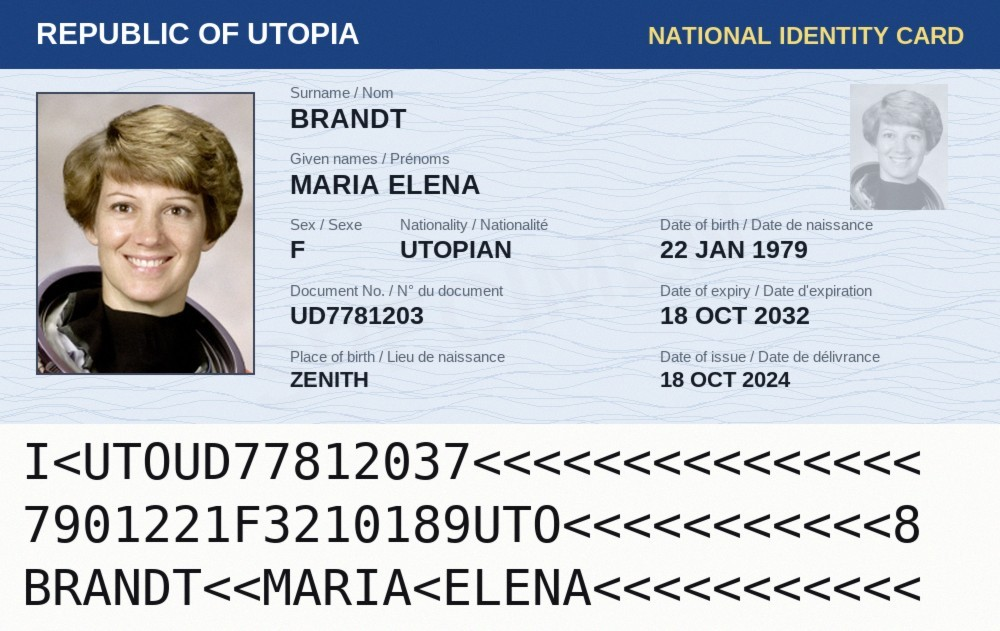
#> input picture data/samples/alias_identity/id_card.jpg, 1000 x 631 px
$ python -i render.py   (imports and definitions only)
#> lines starting #> are read from the running program, lines starting #| are printed output that depends on the picture
#> further down, picture is the input picture: PIL image 1000x631 RGB; mean R, G, B 191.4, 197.7, 206.8
"""Specimen document renderer.

Everything produced here is fictional: the issuing state is "Utopia" (ICAO
code UTO, the specimen state used in ICAO Doc 9303), every page carries a
SPECIMEN marking and all personal data is invented.
"""
from __future__ import annotations

import math
from dataclasses import dataclass, field
from datetime import date
from pathlib import Path

import cv2
import numpy as np
from PIL import Image, ImageDraw, ImageFilter, ImageFont

from docscreen.modules import mrz as M

ROOT = Path(__file__).resolve().parents[2]
FONT_DIR = ROOT / "assets" / "fonts"
MONTHS = ["JAN", "FEB", "MAR", "APR", "MAY", "JUN", "JUL", "AUG", "SEP", "OCT", "NOV", "DEC"]


def font(name: str, size: int) -> ImageFont.FreeTypeFont:
    return ImageFont.truetype(str(FONT_DIR / name), size)


SANS, SANSB = "LiberationSans-Regular.ttf", "LiberationSans-Bold.ttf"
SERIFB = "LiberationSerif-Bold.ttf"
MONO, MONOB = "DejaVuSansMono.ttf", "DejaVuSansMono-Bold.ttf"
ALT_SANSB = "DejaVuSans-Bold.ttf"  # used by the "forger" - a different font


def fmt_date(d: date) -> str:
    return f"{d.day:02d} {MONTHS[d.month - 1]} {d.year}"


@dataclass
class Person:
    key: str
    surname: str
    given: str
    sex: str
    dob: date
    birthplace: str
    nationality: str = "UTO"
    passport_no: str = ""
    id_no: str = ""
    licence_no: str = ""
    permit_no: str = ""
    address: str = ""
    face_index: int = 0

    @property
    def full_name(self) -> str:
        return f"{self.given} {self.surname}"


@dataclass
class Layout:
    """Pixel boxes (x, y, w, h) of the editable fields, used by the forger."""
    boxes: dict = field(default_factory=dict)


# ---------------------------------------------------------------------------
# primitives
# ---------------------------------------------------------------------------
# [12 lines left out: function guilloche, not called in this run]


def text(d, xy, s, f, fill=(22, 28, 38), anchor="la"):
    d.text(xy, s, font=f, fill=fill, anchor=anchor)


# [6 lines left out: function label_value, not called in this run]


def specimen_mark(img: Image.Image, strength=34, text_="SPECIMEN") -> Image.Image:
#> called with strength = 34, text_ = 'SPECIMEN'
    w, h = img.size
#> w = 1000; h = 631
    ov = Image.new("RGBA", (w, h), (0, 0, 0, 0))
#> ov: PIL image 1000x631 RGBA; every value is 0
    d = ImageDraw.Draw(ov)
    f = font(SANSB, int(h * 0.16))
    tw = int(d.textlength(text_, font=f))
#> tw = 510
    tmp = Image.new("RGBA", (tw + 40, int(h * 0.22)), (0, 0, 0, 0))
#> tmp: PIL image 550x138 RGBA; every value is 0
    ImageDraw.Draw(tmp).text((20, 0), text_, font=f, fill=(180, 40, 40, strength))
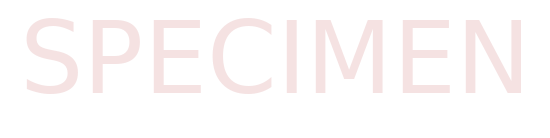
#> tmp: PIL image 550x138 RGBA; mean R, G, B, A 33.2, 7.4, 7.4, 5.7; transparent parts drawn white
    tmp = tmp.rotate(18, expand=True, resample=Image.BICUBIC)
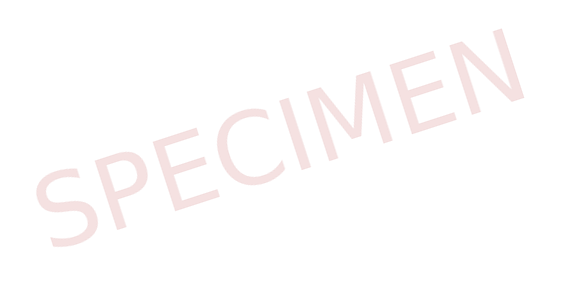
#> tmp: PIL image 566x302 RGBA; mean R, G, B, A 15.1, 2.9, 2.9, 2.5; transparent parts drawn white
    ov.paste(tmp, ((w - tmp.width) // 2, (h - tmp.height) // 2), tmp)
    out = img.convert("RGBA")
    out.alpha_composite(ov)
    return out.convert("RGB")


# [49 lines left out: functions portrait_from, draw_signature, ink_stamp, not called in this run]


def paste_rotated(base: Image.Image, layer: Image.Image, center, angle):
    r = layer.rotate(angle, expand=True, resample=Image.BICUBIC)
    base.paste(r, (int(center[0] - r.width / 2), int(center[1] - r.height / 2)), r)


# ---------------------------------------------------------------------------
# document renderers - every function returns (PIL image, Layout, mrz_lines)
# ---------------------------------------------------------------------------
# [173 lines left out: functions render_passport, render_visa_page, render_card, not called in this run]

>>> from PIL import Image
>>> picture = Image.open('../../data/samples/alias_identity/id_card.jpg')
>>> result = specimen_mark(picture)
